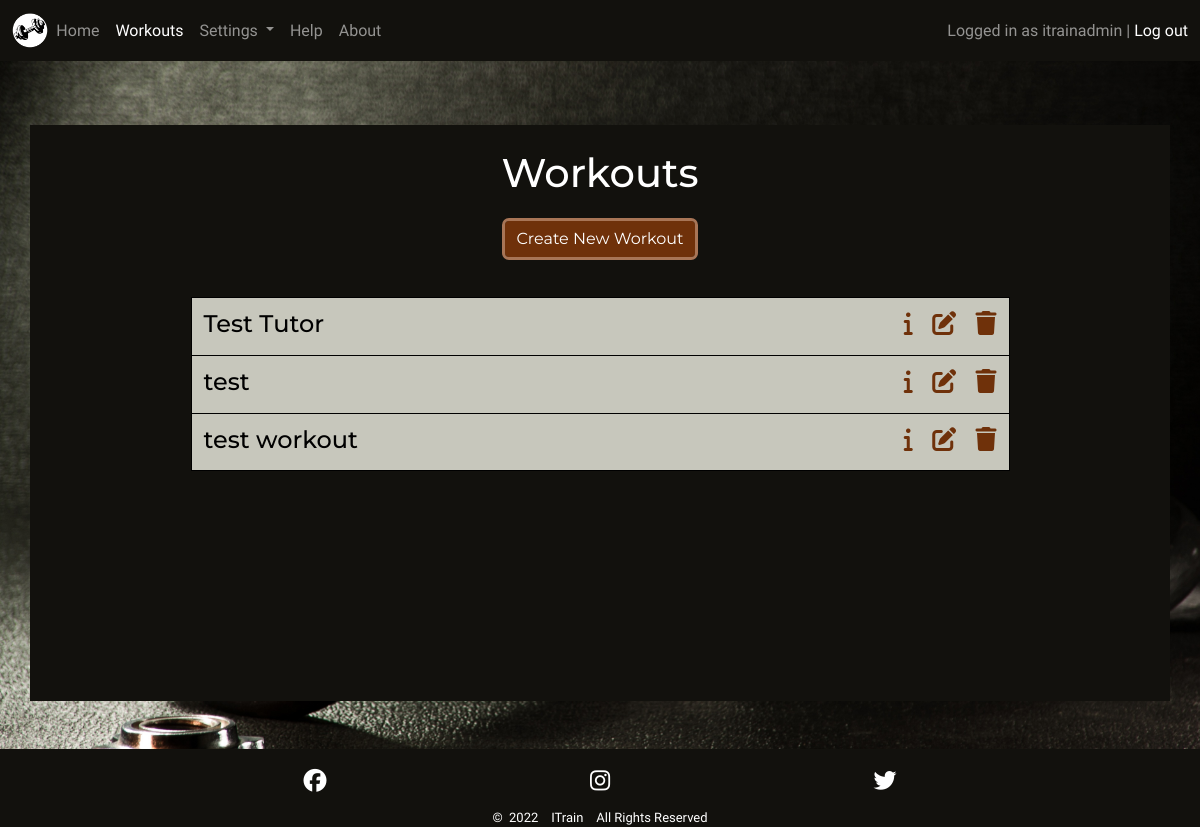
/workouts/ (signed in), run on an earlier commit of the app's database.
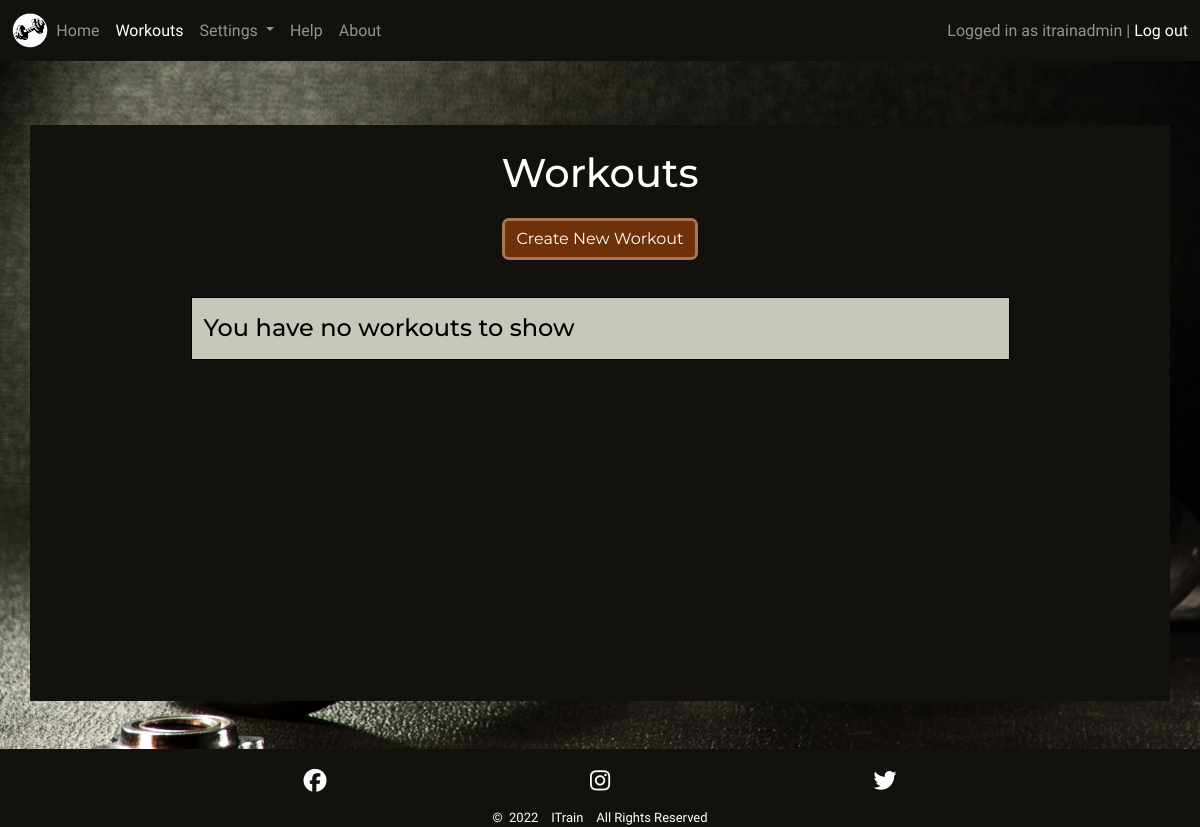
And on a later commit of the database.
### main/models.py (models this page shows, shortened)
class Workout(models.Model):
    name = models.CharField(max_length=30, unique=True, null=False,
                            blank=False,
                            error_messages={'unique':
                                            'The Workout name is not unique'})
    created_by = models.ForeignKey(User, on_delete=models.CASCADE)
    description = models.TextField(max_length=200, blank=True)
    class Meta:
        ordering = ['name']

### main/views.py (the view)
# urls.py: path('workouts/', WorkoutList.as_view(), name='workouts'),
class WorkoutList(generic.ListView):
    model = Workout
    template_name = 'main/workouts.html'
    paginate_by = 50
    def get_queryset(self):
        queryset = super().get_queryset()
        filter = [self.request.user.username, "itrainadmin"]
        queryset = queryset.filter(created_by__username__in=filter)
        return queryset

### main/templates/main/workouts.html (shortened to what this page needs)
{% extends 'base.html' %}
{% load static %}
{% block content %}
<div class="jumbotron container p1 p-sm-2 mt-md-3">
  {% if user.is_authenticated %}
  <div class="jumbotron-head justify-content-center text-center mt-3">
    <h1 class="mb-4">Workouts</h1>
    <a href="{% url 'create_workout'%}">
      <button type="button" class="btn btn-primary" aria-label="Create Workout">Create New Workout</button>
    </a>
  </div>
  <div class="container-md content-list-container p-sm-4 mt-3 gy-4 dark-clr">
    <div class="row session-workout content-list row-cols-1">
      {% for workout in workout_list %}
      <div class="col col-sm-6 col-md-9 grid-col2">
        <h4>{{ workout.name }}</h4>
      </div>
      <div class="col col-sm-6 col-md-3 grid-col2 list-icons">
        <h4 class="float-start float-sm-end">
          <a class="med-dark-clr" data-bs-toggle="collapse" href="#collapseWorkout{{ workout.id }}"
            aria-expanded="false" aria-controls="collapseWorkout{{ workout.id }}" aria-label="Workout Info">
            <i class="fa-solid fa-info"></i></a>&nbsp;&nbsp;
          {% if user.username == workout.created_by.username %}
          <a class="med-dark-clr" href="{% url 'edit_workout' workout.id %}" aria-label="Edit Workout">
            <i class="fa-solid fa-edit"></i></a>&nbsp;&nbsp;
          <a class="med-dark-clr" href="#delete-workout-{{ workout.id }}" data-bs-toggle="modal"
            aria-label="Delete Workout">
            <i class="fa-solid fa-trash"></i>
          </a>
          {% endif %}
        </h4>
      </div>
      {% empty %}
      <div class="col grid-col2 pt-3">
        <h4>You have no workouts to show</h4>
      </div>
      {% endfor %}
    </div>
  </div>
  {% endif %}
</div>
{% endblock %}

What changed in the data, as far as the page shows it:
removed Workout: name "Test Tutor"
removed Workout: name "test"
removed Workout: name "test workout"
Also different on the page:
text now shown: "You have no workouts to show"
